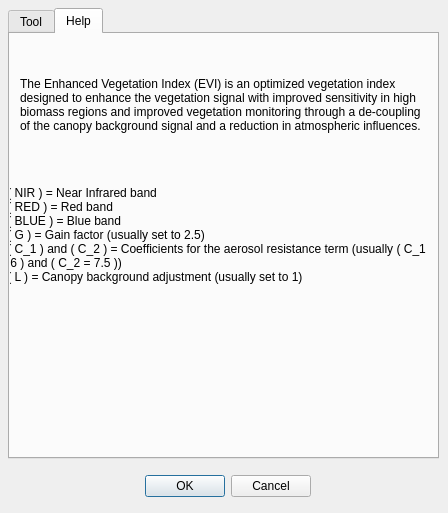
<?xml version="1.0" encoding="UTF-8"?>
<ui version="4.0">
 <class>EviDialog</class>
 <widget class="QDialog" name="EviDialog">
  <property name="geometry">
   <rect>
    <x>0</x>
    <y>0</y>
    <width>448</width>
    <height>513</height>
   </rect>
  </property>
  <property name="windowTitle">
   <string>EVI</string>
  </property>
  <widget class="QDialogButtonBox" name="buttonBox">
   <property name="geometry">
    <rect>
     <x>140</x>
     <y>470</y>
     <width>171</width>
     <height>32</height>
    </rect>
   </property>
   <property name="orientation">
    <enum>Qt::Horizontal</enum>
   </property>
   <property name="standardButtons">
    <set>QDialogButtonBox::Cancel|QDialogButtonBox::Ok</set>
   </property>
  </widget>
  <widget class="QTabWidget" name="tabWidget">
   <property name="geometry">
    <rect>
     <x>8</x>
     <y>8</y>
     <width>431</width>
     <height>451</height>
    </rect>
   </property>
   <property name="currentIndex">
    <number>1</number>
   </property>
   <widget class="QWidget" name="tab">
    <attribute name="title">
     <string>Tool</string>
    </attribute>
    <widget class="QGroupBox" name="groupBox_2">
     <property name="geometry">
      <rect>
       <x>6</x>
       <y>9</y>
       <width>411</width>
       <height>81</height>
      </rect>
     </property>
     <property name="title">
      <string>EVI</string>
     </property>
     <widget class="QComboBox" name="RastercomboBox">
      <property name="geometry">
       <rect>
        <x>110</x>
        <y>40</y>
        <width>261</width>
        <height>25</height>
       </rect>
      </property>
     </widget>
     <widget class="QLabel" name="label">
      <property name="geometry">
       <rect>
        <x>10</x>
        <y>40</y>
        <width>101</width>
        <height>20</height>
       </rect>
      </property>
      <property name="text">
       <string>4 Band Raster</string>
      </property>
     </widget>
     <widget class="QToolButton" name="refreshButton">
      <property name="geometry">
       <rect>
        <x>380</x>
        <y>40</y>
        <width>26</width>
        <height>24</height>
       </rect>
      </property>
      <property name="text">
       <string/>
      </property>
     </widget>
    </widget>
    <widget class="QRadioButton" name="RGBradioButton">
     <property name="geometry">
      <rect>
       <x>70</x>
       <y>110</y>
       <width>111</width>
       <height>23</height>
      </rect>
     </property>
     <property name="text">
      <string>R,G,B,NIR</string>
     </property>
    </widget>
    <widget class="QRadioButton" name="BGRradioButton">
     <property name="geometry">
      <rect>
       <x>230</x>
       <y>110</y>
       <width>111</width>
       <height>23</height>
      </rect>
     </property>
     <property name="text">
      <string>B,G,R,NIR</string>
     </property>
    </widget>
    <widget class="QComboBox" name="RedcomboBox">
     <property name="geometry">
      <rect>
       <x>170</x>
       <y>190</y>
       <width>191</width>
       <height>25</height>
      </rect>
     </property>
    </widget>
    <widget class="QComboBox" name="NIRcomboBox">
     <property name="geometry">
      <rect>
       <x>170</x>
       <y>230</y>
       <width>191</width>
       <height>25</height>
      </rect>
     </property>
    </widget>
    <widget class="QLabel" name="label_2">
     <property name="geometry">
      <rect>
       <x>70</x>
       <y>190</y>
       <width>71</width>
       <height>17</height>
      </rect>
     </property>
     <property name="text">
      <string>Red Band</string>
     </property>
    </widget>
    <widget class="QLabel" name="label_3">
     <property name="geometry">
      <rect>
       <x>70</x>
       <y>230</y>
       <width>71</width>
       <height>21</height>
      </rect>
     </property>
     <property name="text">
      <string>NIR Band</string>
     </property>
    </widget>
    <widget class="QLabel" name="label_4">
     <property name="geometry">
      <rect>
       <x>70</x>
       <y>150</y>
       <width>71</width>
       <height>17</height>
      </rect>
     </property>
     <property name="text">
      <string>Blue Band</string>
     </property>
    </widget>
    <widget class="QComboBox" name="BluecomboBox">
     <property name="geometry">
      <rect>
       <x>170</x>
       <y>150</y>
       <width>191</width>
       <height>25</height>
      </rect>
     </property>
    </widget>
    <widget class="QLabel" name="label_7">
     <property name="geometry">
      <rect>
       <x>70</x>
       <y>270</y>
       <width>91</width>
       <height>21</height>
      </rect>
     </property>
     <property name="text">
      <string>Gain Factor</string>
     </property>
    </widget>
    <widget class="QgsDoubleSpinBox" name="GValue">
     <property name="geometry">
      <rect>
       <x>170</x>
       <y>270</y>
       <width>94</width>
       <height>27</height>
      </rect>
     </property>
     <property name="value">
      <double>2.500000000000000</double>
     </property>
    </widget>
    <widget class="QLabel" name="label_8">
     <property name="geometry">
      <rect>
       <x>70</x>
       <y>290</y>
       <width>431</width>
       <height>41</height>
      </rect>
     </property>
     <property name="text">
      <string>Coefficients for the aerosol resistance term:</string>
     </property>
    </widget>
    <widget class="QLabel" name="label_9">
     <property name="geometry">
      <rect>
       <x>70</x>
       <y>326</y>
       <width>66</width>
       <height>31</height>
      </rect>
     </property>
     <property name="text">
      <string>C1</string>
     </property>
    </widget>
    <widget class="QDoubleSpinBox" name="C1Value">
     <property name="geometry">
      <rect>
       <x>100</x>
       <y>330</y>
       <width>91</width>
       <height>26</height>
      </rect>
     </property>
     <property name="value">
      <double>6.000000000000000</double>
     </property>
    </widget>
    <widget class="QLabel" name="label_10">
     <property name="geometry">
      <rect>
       <x>240</x>
       <y>330</y>
       <width>31</width>
       <height>21</height>
      </rect>
     </property>
     <property name="text">
      <string>C2</string>
     </property>
    </widget>
    <widget class="QDoubleSpinBox" name="C2Value">
     <property name="geometry">
      <rect>
       <x>270</x>
       <y>330</y>
       <width>91</width>
       <height>26</height>
      </rect>
     </property>
     <property name="value">
      <double>7.500000000000000</double>
     </property>
    </widget>
    <widget class="QLabel" name="label_11">
     <property name="geometry">
      <rect>
       <x>70</x>
       <y>370</y>
       <width>251</width>
       <height>21</height>
      </rect>
     </property>
     <property name="text">
      <string>Canopy background adjustment:</string>
     </property>
    </widget>
    <widget class="QDoubleSpinBox" name="LValue">
     <property name="geometry">
      <rect>
       <x>300</x>
       <y>370</y>
       <width>61</width>
       <height>26</height>
      </rect>
     </property>
     <property name="value">
      <double>1.000000000000000</double>
     </property>
    </widget>
   </widget>
   <widget class="QWidget" name="tab_2">
    <attribute name="title">
     <string>Help</string>
    </attribute>
    <widget class="QLabel" name="label_6">
     <property name="geometry">
      <rect>
       <x>-10</x>
       <y>110</y>
       <width>431</width>
       <height>181</height>
      </rect>
     </property>
     <property name="text">
      <string>- ( NIR ) = Near Infrared band
- ( RED ) = Red band
- ( BLUE ) = Blue band
- ( G ) = Gain factor (usually set to 2.5)
- ( C_1 ) and ( C_2 ) = Coefficients for the aerosol resistance term (usually ( C_1 = 6 ) and ( C_2 = 7.5 ))
- ( L ) = Canopy background adjustment (usually set to 1)</string>
     </property>
     <property name="textFormat">
      <enum>Qt::MarkdownText</enum>
     </property>
     <property name="wordWrap">
      <bool>true</bool>
     </property>
    </widget>
    <widget class="QLabel" name="label_5">
     <property name="geometry">
      <rect>
       <x>10</x>
       <y>10</y>
       <width>411</width>
       <height>121</height>
      </rect>
     </property>
     <property name="text">
      <string>The Enhanced Vegetation Index (EVI) is an optimized vegetation index designed to enhance the vegetation signal with improved sensitivity in high biomass regions and improved vegetation monitoring through a de-coupling of the canopy background signal and a reduction in atmospheric influences. </string>
     </property>
     <property name="wordWrap">
      <bool>true</bool>
     </property>
    </widget>
   </widget>
  </widget>
 </widget>
 <customwidgets>
  <customwidget>
   <class>QgsDoubleSpinBox</class>
   <extends>QDoubleSpinBox</extends>
   <header>qgsdoublespinbox.h</header>
  </customwidget>
 </customwidgets>
 <resources/>
 <connections>
  <connection>
   <sender>buttonBox</sender>
   <signal>accepted()</signal>
   <receiver>EviDialog</receiver>
   <slot>accept()</slot>
   <hints>
    <hint type="sourcelabel">
     <x>248</x>
     <y>254</y>
    </hint>
    <hint type="destinationlabel">
     <x>157</x>
     <y>274</y>
    </hint>
   </hints>
  </connection>
  <connection>
   <sender>buttonBox</sender>
   <signal>rejected()</signal>
   <receiver>EviDialog</receiver>
   <slot>reject()</slot>
   <hints>
    <hint type="sourcelabel">
     <x>316</x>
     <y>260</y>
    </hint>
    <hint type="destinationlabel">
     <x>286</x>
     <y>274</y>
    </hint>
   </hints>
  </connection>
 </connections>
</ui>
